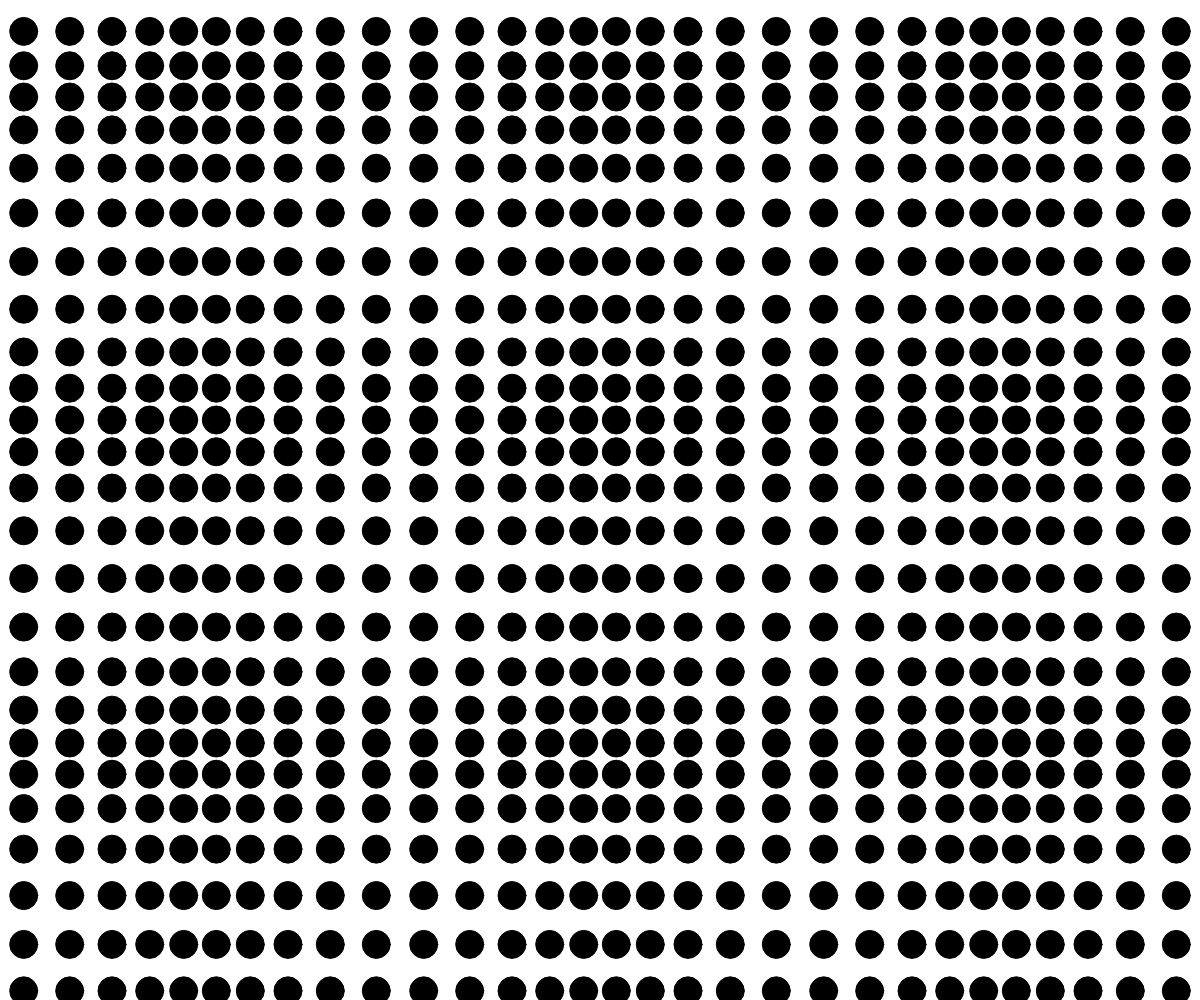
Frame 1 (no input)
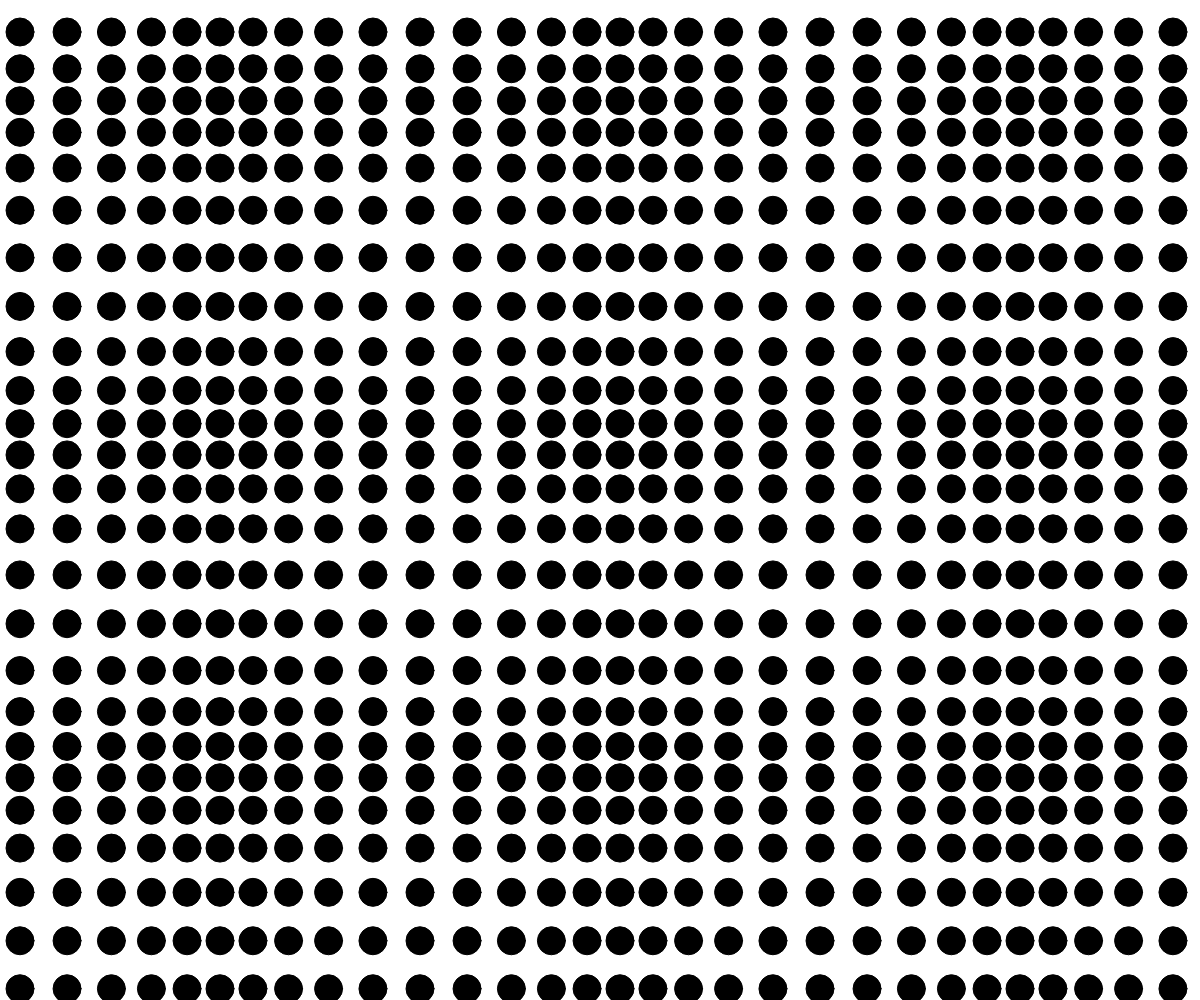
Frame 60 (no input)
Frame 120 (the mouse pressed at the canvas centre since frame 60): identical to frame 60, image omitted

The p5.js sketch that drew these frames (run headless with seeded random() and noise() and a simulated clock; from frame 60 on, the mouse is pressed at the canvas centre):

// p5.js sketch
// ── sketch.js
function setupGlobalVariables() {
  xRes = windowWidth;
  yRes = windowHeight;
  minRes = min( xRes , yRes );
  
  desiredMinNum = 25;
  dx = xRes / desiredMinNum;
  dy = yRes / desiredMinNum;
  
  M = 0;
  N = 0;
  dx = 0;
  dy = 0;
  
  if( xRes < yRes ) {
    M = desiredMinNum;
    dx = xRes / M;
    N = floor( yRes / dx );
    dy = yRes / N;
  } else {
    N = desiredMinNum;
    dy = yRes / N;
    M = floor( xRes / dy );
    dx = xRes / M;
  }
  
  a = 0.7;
  t = 0;
  T = 20;
  
  
}

function setup() {
  setupGlobalVariables();
  createCanvas( xRes , yRes );
  noStroke;
}

function draw() {
  t++;
  t %= T;
  
  background(255);
  for( m = 0 ; m < M ; m++ ) {
    for( n = 0 ; n < N ; n++ ) {
      fill(0);
      //ellipse( 0.5*dx + m*dx , 0.5*dy + n*dy , dx , dy );
      ax = m/M*6*PI + 2*PI*t/T;
      ay = n/N*6*PI + 2*PI*t/T;
      fill(0);
      ellipse( 0.5*dx + m*dx + (1-a)*sin(ax)*dx , 0.5*dy + n*dy + (1-a)*cos(ay)*dy , a*dx , a*dy );
    }
  }
}
